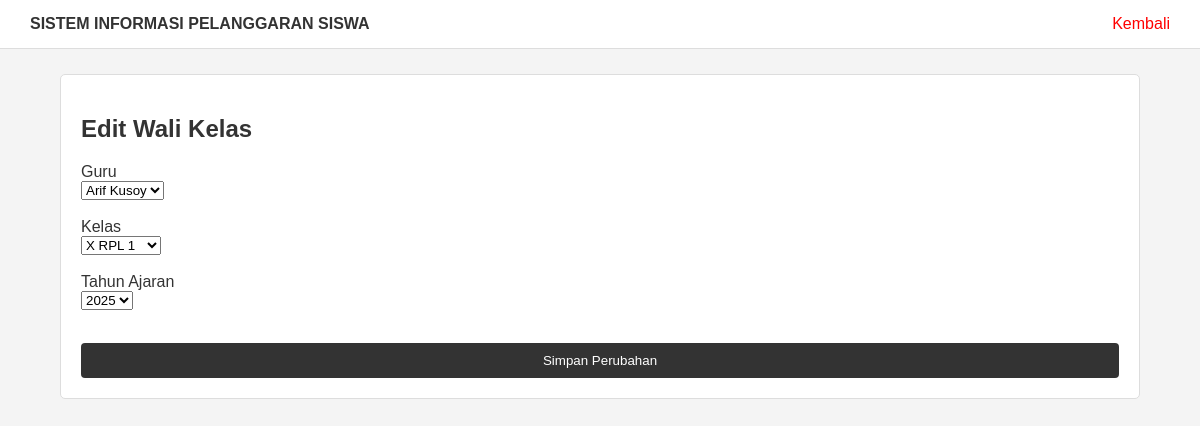
/edit_wali_kelas.php?id=2, run on the app's committed database.
### tables this page shows
CREATE TABLE `wali_kelas` (
  `id` int(11) NOT NULL,
  `guru_id` int(11) NOT NULL,
  `kelas_id` int(11) NOT NULL,
  `tahun_ajaran_id` int(11) NOT NULL
);

CREATE TABLE `guru` (
  `id` int(11) NOT NULL,
  `nip` varchar(30) NOT NULL,
  `nama` varchar(150) NOT NULL,
  `jenis_kelamin` char(1) DEFAULT NULL,
  `mata_pelajaran` varchar(100) DEFAULT NULL,
  `email` varchar(100) DEFAULT NULL,
  `no_hp` varchar(20) DEFAULT NULL,
  `alamat` text DEFAULT NULL,
  `status_aktif` tinyint(1) DEFAULT 1,
  `dibuat_pada` timestamp NOT NULL DEFAULT current_timestamp(),
  `diperbarui_pada` timestamp NOT NULL DEFAULT current_timestamp() ON UPDATE current_timestamp()
);

CREATE TABLE `kelas` (
  `id` int(11) NOT NULL,
  `nama_kelas` varchar(50) NOT NULL,
  `jurusan` varchar(100) DEFAULT NULL,
  `tingkat` varchar(10) DEFAULT NULL,
  `status_aktif` tinyint(1) DEFAULT 1
);

CREATE TABLE `tahun_ajaran` (
  `id` int(11) NOT NULL,
  `nama` varchar(100) DEFAULT NULL,
  `tanggal_mulai` date DEFAULT NULL,
  `tanggal_selesai` date DEFAULT NULL,
  `aktif` tinyint(1) DEFAULT 1,
  `tahun` varchar(20) NOT NULL,
  `semester` varchar(20) DEFAULT NULL,
  `status_aktif` tinyint(1) DEFAULT 1
);

### edit_wali_kelas.php (the view, shortened to what this page needs)
<?php
include "database.php";
$id = $_GET['id'];
$data_query = mysqli_query($koneksi, "
    SELECT * FROM wali_kelas WHERE id='$id'
");
$data = mysqli_fetch_assoc($data_query);
$guru = mysqli_query($koneksi, "SELECT id, nama FROM guru ORDER BY nama ASC");
$kelas = mysqli_query($koneksi, "SELECT id, nama_kelas FROM kelas ORDER BY nama_kelas ASC");
$tahun = mysqli_query($koneksi, "SELECT id, nama FROM tahun_ajaran ORDER BY id DESC");
?>
<!DOCTYPE html>
<html>
<head>
    <link rel="stylesheet" href="style.css">
</head>
<body>
<div class="header">
    <b>SISTEM INFORMASI PELANGGARAN SISWA</b>
    <a href="wali_kelas.php">Kembali</a>
</div>
<div class="container">
    <div class="box">
        <h2>Edit Wali Kelas</h2>
        <form method="POST">
            <label>Guru</label>
            <br>
            <select name="guru_id" required>
                <?php while ($item = mysqli_fetch_assoc($guru)) { ?>
                    <option
                        value="<?= $item['id']; ?>"
                        <?= $item['id'] == $data['guru_id'] ? 'selected' : ''; ?>>
                        <?= htmlspecialchars($item['nama']); ?>
                    </option>
                <?php } ?>
            </select>
            <br><br>
            <label>Kelas</label>
            <br>
            <select name="kelas_id" required>
                <?php while ($item = mysqli_fetch_assoc($kelas)) { ?>
                    <option
                        value="<?= $item['id']; ?>"
                        <?= $item['id'] == $data['kelas_id'] ? 'selected' : ''; ?>>
                        <?= htmlspecialchars($item['nama_kelas']); ?>
                    </option>
                <?php } ?>
            </select>
            <br><br>
            <label>Tahun Ajaran</label>
            <br>
            <select name="tahun_ajaran_id" required>
                <?php while ($item = mysqli_fetch_assoc($tahun)) { ?>
                    <option
                        value="<?= $item['id']; ?>"
                        <?= $item['id'] == $data['tahun_ajaran_id'] ? 'selected' : ''; ?>>
                        <?= htmlspecialchars($item['nama']); ?>
                    </option>
                <?php } ?>
            </select>
            <br><br>
            <button
                type="submit"
                name="update"
                class="btn">
                Simpan Perubahan
            </button>
        </form>
    </div>
</div>
</body>
</html>

### style.css (style rules this page uses)
* { box-sizing: border-box; }
body { margin: 0; font-family: Arial, sans-serif; background: #f4f4f4; color: #333; }
.btn { width: 100%; padding: 10px; margin-top: 15px; border: none; background: #333; color: white; border-radius: 4px; cursor: pointer; }
.header { background: white; border-bottom: 1px solid #ddd; padding: 15px 30px; }
.header a { float: right; color: red; text-decoration: none; }
.container { width: 90%; max-width: 1100px; margin: 25px auto; }
.box { background: white; border: 1px solid #ddd; border-radius: 5px; padding: 20px; margin-bottom: 20px; }

### data on the page
wali_kelas: guru_id "Arif Kusoy", kelas_id "X RPL 1", tahun_ajaran_id "2025"
